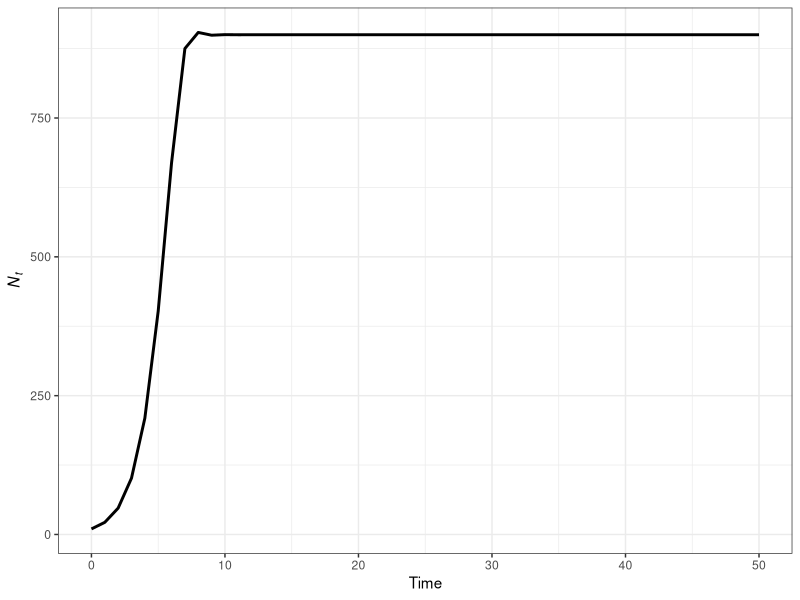
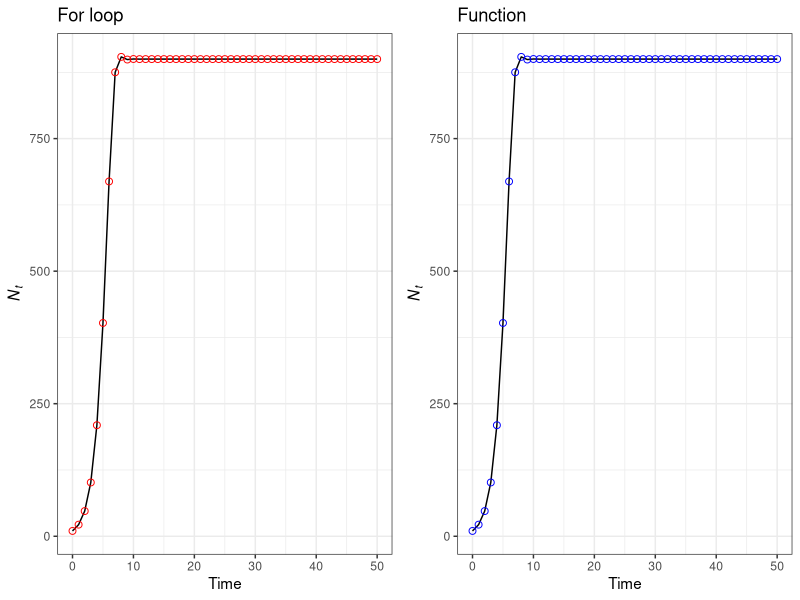
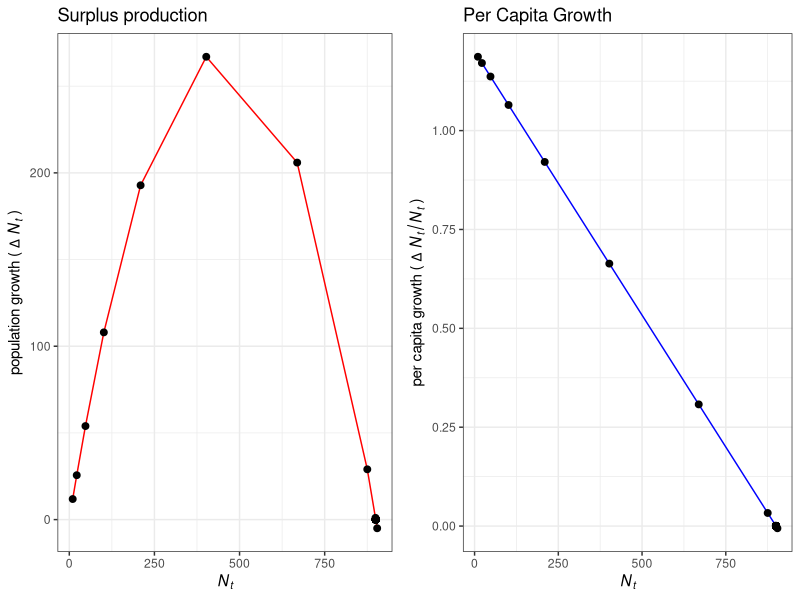
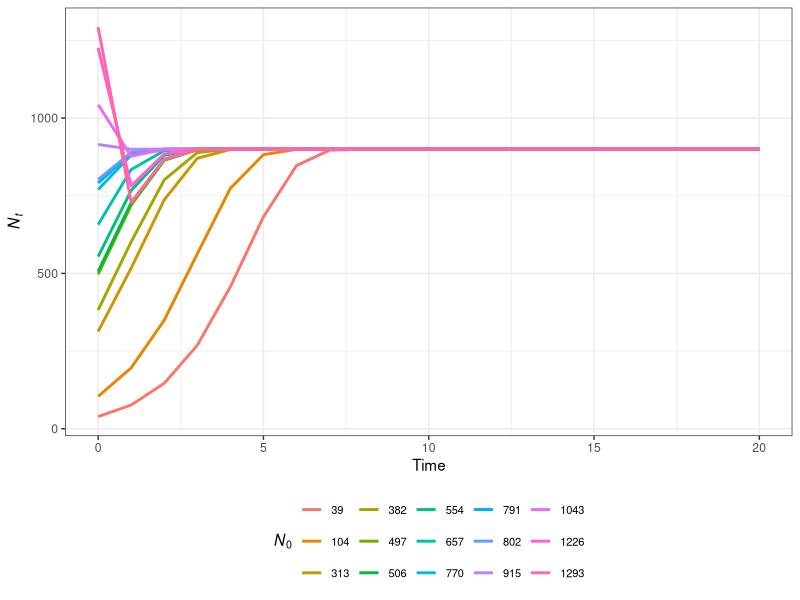
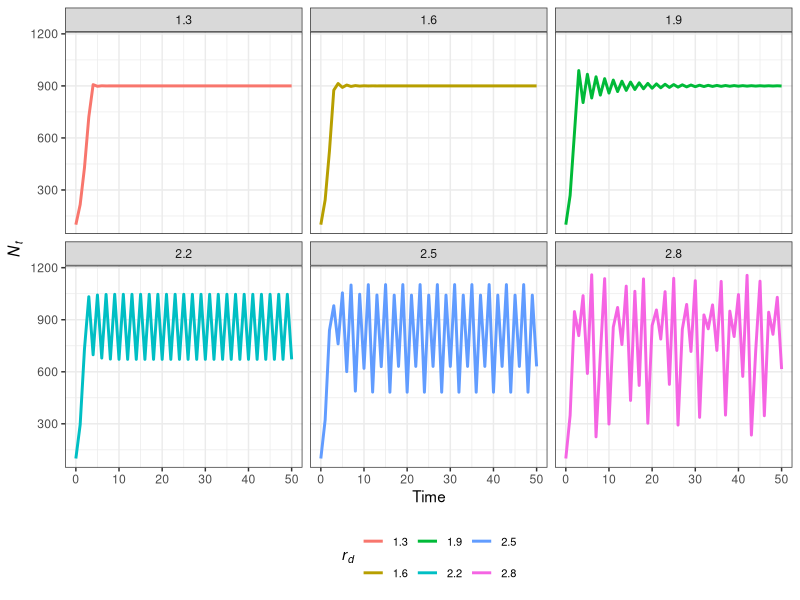

Generate these figures, in order, with R:
## ---- chunk 1
knitr::opts_chunk$set(collapse = T, cache = T)
## ---- chunk 2
library(tidyverse)

N_0 = 10 #Starting population size
years = 50 #fifty time steps
pop = tibble(time = 0:years,
             Nt = NA)
pop$Nt[pop$time == 0] = N_0
pop

rd = 1.2 #geometric growth factor
K = 900 #carrying capacity

#Discrete logistic model using for loop 
for(i in 2:length(pop$time)){
  pop$Nt[i] = pop$Nt[i - 1]  + rd*pop$Nt[i - 1]*(1 - pop$Nt[i - 1] / K)
}
pop

## ---- chunk 3
ggplot(pop, aes(time, Nt))+
  geom_line(linewidth = 1) +
  labs(x = 'Time', y = expression(italic(N[t])))+
  theme_bw()
  
## ---- chunk 4
# custom funciton 
my_fx = function(x){
  b = x * 23
  return(b)
}

my_fx(5)

t = seq(2,10,2)
my_fx(t)

# custom function with multiple arguments
my_fx2 = function(x,y = 4){
  b = x/y
  return(b)
}

my_fx2(4)

my_fx2(4, 5)
my_fx2(4,5)

# custom fucntion with true false

my_fx3 = function(x = T){ 
  if (x == T){
    cat('x is true \n')
  }else{
    cat('x is not true \n')
  }
}

my_fx3(x = T)
my_fx3()
my_fx3(x = F)
my_fx3(x = 5)


# custom functions with vector operations
mi_km = function(mi){
  km = mi * 1.60934
  return(km)
}

mtcars %>%
  mutate(kmpg = mi_km(mpg))

## ---- chunk 5
dlogisticD = function(K, rd, N_0, years) {
  logis = tibble(Nt = NA, time = 0:years)
  logis$Nt[logis$time == 0] = N_0
  
  for(i in 1:(length(logis$time)-1)){
    logis$Nt[i+1] = logis$Nt[i]  + rd*logis$Nt[i]*(1 - logis$Nt[i] / K)
  }
  return(logis)
}

dfx = dlogisticD(K = 900, rd = 1.2, N_0 = 10, years = 50) 

dfx
## ---- chunk 6
library(ggpubr)

a = ggplot(pop, aes(x = time, y = Nt)) +
  geom_line() +
  geom_point(color = "red", size = 2, shape = 1) +
  labs(x = 'Time', y = expression(italic(N[t])),
       title = 'For loop')+
  theme_bw()

b = ggplot(dfx, aes(x = time, y = Nt)) +
  geom_line() +
  geom_point(color = "blue", size = 2, shape = 1) +
  labs(x = 'Time', y = expression(italic(N[t])),
       title = 'Function')+
  theme_bw()


# plot combined
ggarrange(a,b,
          nrow = 1)
## ---- chunk 7
pop.1 = pop %>%
  mutate(lambda = lead(Nt) / Nt, pop.growth = (rd*Nt)*(1 - Nt/K),
         per.capita = pop.growth / Nt)

pop.1
## ---- chunk 8
#Surplus/Production/Population growth
surplus = ggplot(pop.1, aes(Nt, pop.growth)) + 
  geom_line(color = "red") +
  geom_point(size = 2) +
  labs(x = expression(italic(N[t])),
       y =  expression('population growth ('~italic(Delta~N[t])~')'),
       title = 'Surplus production')+
  theme_bw()

#Per Capita Growth Increment or Density Dependent Effect
per.capita = ggplot(pop.1, aes(Nt, per.capita)) + 
  geom_line(color = "blue") +
  geom_point(size = 2) +
  labs(x = expression(italic(N[t])),
       y =  expression('per capita growth ('~italic(Delta~N[t]/N[t])~')'),
       title = 'Per Capita Growth')+
  theme_bw()

ggarrange(surplus, per.capita,
          nrow = 1)
## ---- chunk 9
# set initial parameters
years = 20
rd = 1
K = 900
N0s = floor(runif(15, 0, 1.5*K))

#For loop within a for loop example
for(j in 1:length(N0s)){
  # set up tibble to store data
  popJ = tibble(time = 0:years, Nt = NA, N0 = N0s[j])
  # set initial condition
  popJ$Nt[popJ$time == 0] = N0s[j]
  
  for(i in 2:length(popJ$time)){
    
    popJ$Nt[i] = popJ$Nt[i - 1]  + rd*popJ$Nt[i - 1]*(1 - popJ$Nt[i - 1] / K)
  }
  # combine 
  if(j == 1){
    popAll <- popJ 
  }else{
    popAll <- bind_rows(popAll, popJ)
  }
}
popAll

## ---- chunk 10
# set up tibble to store data
pop3= tibble(time = rep(0:years, times = length(N0s)),
             Nt = NA, N0 = rep(N0s, each = years + 1))
# set N_0 
pop3$Nt[pop3$time == 0] = N0s

for(i in 1:length(pop3$time)){
  if(pop3$time[i] != 0){
    pop3$Nt[i] = pop3$Nt[i - 1]  + rd*pop3$Nt[i - 1]*(1 - pop3$Nt[i - 1] / K)}
}
pop3
## ---- chunk 11
ggplot(popAll, aes(time, Nt, color = as.factor(N0))) +
  geom_line(linewidth = 1)+
  labs(y = expression(italic(N[t])),
       x = 'Time',
       color = expression(italic(N[0])))+
  theme_bw()+
  theme(legend.position = 'bottom',
        legend.text = element_text(size = 8))
## ---- chunk 12
# initial conditions
years = 50
rds = c(1.3, 1.6, 1.9, 2.2, 2.5, 2.8) 
K = 900
N_0 = 100

# set up tibble to store data
pop4= tibble(time = rep(0:years, times = length(rds)),
               Nt = NA, rd = rep(rds, each = years + 1))
# set N_0 
pop4$Nt[pop4$time == 0] = N_0

for(i in 1:length(pop4$time)){
  if(pop4$time[i] != 0){
  pop4$Nt[i] = pop4$Nt[i - 1]  + pop4$rd[i]*pop4$Nt[i - 1]*(1 - pop4$Nt[i - 1] / K)}
}
pop4
## ---- chunk 13
ggplot(pop4, aes(time, Nt, color = as.factor(rd))) +
  geom_line(size = 1)+
  labs(y = expression(italic(N[t])),
       x = 'Time',
       color = expression(italic(r[d])))+
  facet_wrap(~rd, nrow = 2)+
  theme_bw()+
  theme(legend.position = 'bottom',
        legend.text = element_text(size = 8))
